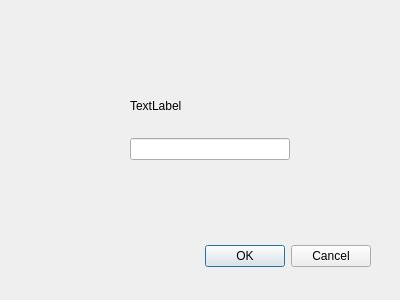
<?xml version="1.0" encoding="UTF-8"?>
<ui version="4.0">
 <class>SceneDialogTitle</class>
 <widget class="QDialog" name="SceneDialogTitle">
  <property name="geometry">
   <rect>
    <x>0</x>
    <y>0</y>
    <width>400</width>
    <height>300</height>
   </rect>
  </property>
  <property name="windowTitle">
   <string>Dialog</string>
  </property>
  <widget class="QDialogButtonBox" name="buttonBox">
   <property name="geometry">
    <rect>
     <x>30</x>
     <y>240</y>
     <width>341</width>
     <height>32</height>
    </rect>
   </property>
   <property name="orientation">
    <enum>Qt::Horizontal</enum>
   </property>
   <property name="standardButtons">
    <set>QDialogButtonBox::Cancel|QDialogButtonBox::Ok</set>
   </property>
  </widget>
  <widget class="QWidget" name="verticalLayoutWidget">
   <property name="geometry">
    <rect>
     <x>130</x>
     <y>80</y>
     <width>160</width>
     <height>80</height>
    </rect>
   </property>
   <layout class="QVBoxLayout" name="verticalLayout" stretch="2,1">
    <item>
     <widget class="QLabel" name="label">
      <property name="text">
       <string>TextLabel</string>
      </property>
     </widget>
    </item>
    <item>
     <widget class="QLineEdit" name="lineEdit"/>
    </item>
   </layout>
  </widget>
 </widget>
 <resources/>
 <connections>
  <connection>
   <sender>buttonBox</sender>
   <signal>accepted()</signal>
   <receiver>SceneDialogTitle</receiver>
   <slot>accept()</slot>
   <hints>
    <hint type="sourcelabel">
     <x>248</x>
     <y>254</y>
    </hint>
    <hint type="destinationlabel">
     <x>157</x>
     <y>274</y>
    </hint>
   </hints>
  </connection>
  <connection>
   <sender>buttonBox</sender>
   <signal>rejected()</signal>
   <receiver>SceneDialogTitle</receiver>
   <slot>reject()</slot>
   <hints>
    <hint type="sourcelabel">
     <x>316</x>
     <y>260</y>
    </hint>
    <hint type="destinationlabel">
     <x>286</x>
     <y>274</y>
    </hint>
   </hints>
  </connection>
 </connections>
</ui>
